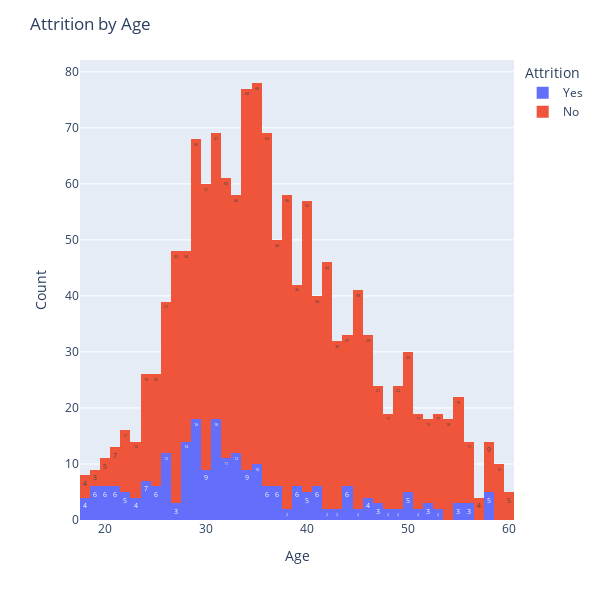

The notebook cell this image was saved under:
### Code cell
#Look at attrition by age
fig = px.histogram(employees, x="Age", color="Attrition",histfunc="sum", text_auto=True,width=600,height=600)

# Add y-axis label
fig.update_layout(title ="Attrition by Age",yaxis_title="Count")

fig.show()

### Figure 1 — Plotly figure (JSON) as saved in the notebook; plotly's stock layout.template omitted (floating-point values rounded to 4 significant figures; data arrays with more than 128 entries replaced by an {"elided": "..."} marker saying what was removed)
{"data": [{"alignmentgroup": "True", "bingroup": "x", "histfunc": "sum", "hovertemplate": "Attrition=Yes<br>Age=%{x}<br>sum of None=%{y}<extra></extra>", "legendgroup": "Yes", "marker": {"color": "#636efa", "pattern": {"shape": ""}}, "name": "Yes", "offsetgroup": "Yes", "orientation": "v", "showlegend": true, "texttemplate": "%{value}", "type": "histogram", "x": {"elided": "237 int values"}, "xaxis": "x", "yaxis": "y"}, {"alignmentgroup": "True", "bingroup": "x", "histfunc": "sum", "hovertemplate": "Attrition=No<br>Age=%{x}<br>sum of None=%{y}<extra></extra>", "legendgroup": "No", "marker": {"color": "#EF553B", "pattern": {"shape": ""}}, "name": "No", "offsetgroup": "No", "orientation": "v", "showlegend": true, "texttemplate": "%{value}", "type": "histogram", "x": {"elided": "1233 int values"}, "xaxis": "x", "yaxis": "y"}], "layout": {"barmode": "relative", "height": 600, "legend": {"title": {"text": "Attrition"}, "tracegroupgap": 0}, "margin": {"t": 60}, "title": {"text": "Attrition by Age"}, "width": 600, "xaxis": {"anchor": "y", "domain": [0, 1], "title": {"text": "Age"}}, "yaxis": {"anchor": "x", "domain": [0, 1], "title": {"text": "Count"}}}}
